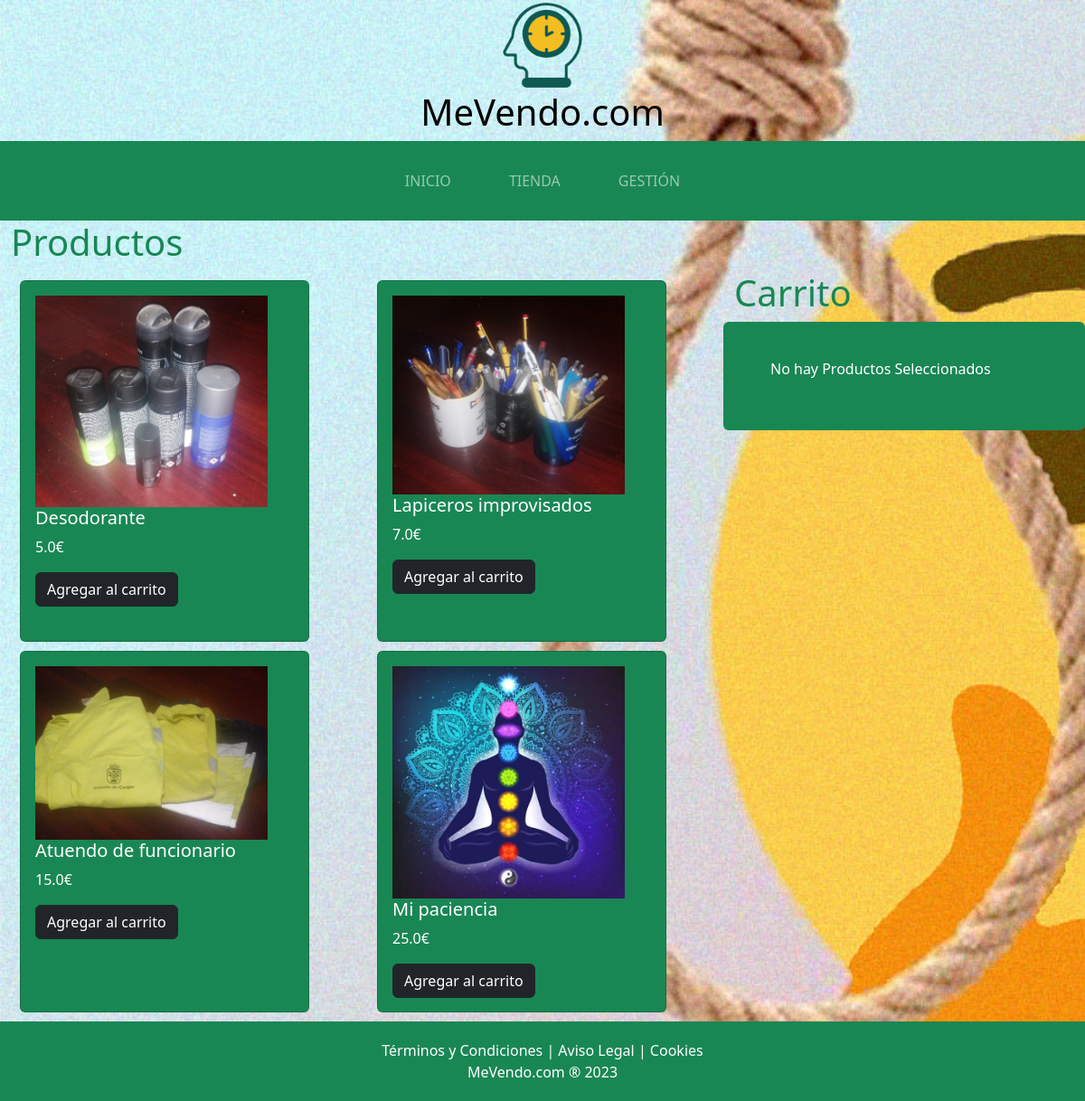
The app's page /tienda/ with its own data.
### Gestion/models.py (models this page shows, shortened)
class Producto(models.Model):
    id=models.PositiveSmallIntegerField(primary_key=True)
    nombre=models.CharField(max_length=30,blank=False)
    imagen=models.CharField(max_length=254,blank=True)
    descripcion=models.CharField(max_length=254,blank=True)
    precio=models.FloatField()

### Tienda/views.py (the view)
# urls.py: path('tienda/', include('Tienda.urls'), name="tienda"),
def tienda(request):
    productos=Producto.objects.all()
    return render(request,'tienda.html',{'productos':productos})

### Tienda/procesador_contexto.py (called while the page is built)
def total_carrito(request):
    total = 0
    if 'carrito' in request.session.keys():
        for key, value in request.session['carrito'].items():
            total += int(value['subtotal'])
    return {'total_carrito': total}

### Tienda/templates/tienda.html (shortened to what this page needs)
{% extends "base.html" %}
{% load static %}
    {% block content %}
    <div class="container-fluid tienda">
        <div class="row">
            <div class="col-12 align-self-center text-success">
                <h1>Productos</h1>
            </div>
        </div>
        <div class="row">
            <div class="col-8">
                <div class="row" style="padding: 5px 5px;">
                    <div class="col-12">
                        <div class="row">
                            {% for p in productos %}
                            <div class="col-6">
                                <div class="card bg-success text-white" style="height: 25rem; width: 20rem; margin: 5px;">
                                    <div class="card-body">
                                        <img src="{% static 'images/' %}{{p.imagen}}" class="w3-round" style="width:90%" alt="">
                                        <h5 class="card-title">{{p.nombre}}</h5>
                                        <p class="card-text">{{p.precio}}€</p>
                                        <div class="add-button">
                                            <a href="agregar/{{p.id}}" class="btn btn-dark">Agregar al carrito</a>
                                        </div>
                                    </div>
                                </div>
                            </div>
                            {% endfor %}
                        </div>
                    </div>
                </div>
            </div>
            <div class="col-4">
                <div class="row">
                    <div class="col-12 align-self-center text-success">
                        <h1>Carrito</h1>
                    </div>
                    {% include "carrito.html" %}
                </div>
            </div>
        </div>
    </div>
    {% endblock content %}

### Tienda/templates/base.html (shortened to what this page needs)
<!DOCTYPE html>
<html lang="es">
<head>
    {% load static %}
    <link href="https://cdn.jsdelivr.net/npm/bootstrap@5.3.1/dist/css/bootstrap.min.css" rel="stylesheet">
</head>
<body>
     <div class="navbar-brand">
        <div class="col text-center">
                <img src="{% static 'images/logo.png' %}" alt="Logo de MeVendo.com" width="100" height="100">
                <span class="d-block text-black h1">MeVendo.com</span>
        </div>
     </div>
    <nav class="navbar navbar-expand-lg navbar-dark bg-success py-lg-4" id="mainNav">
      <div class="container">
        <div class="collapse navbar-collapse" id="navbarResponsive">
          <ul class="navbar-nav mx-auto">
            <li class="nav-item {% if request.path == '/' %}active{% endif %} px-lg-4">
              <a class="nav-link text-uppercase text-expanded" href="{% url 'inicio' %}">Inicio</a>
            </li>
            <li class="nav-item {% if request.path == '/tienda' %}active{% endif %} px-lg-4">
              <a class="nav-link text-uppercase text-expanded" href="{% url 'tienda' %}">Tienda</a>
            </li>
            <li class="nav-item {% if request.path == '/gestion' %}active{% endif %} px-lg-4">
              <a class="nav-link text-uppercase text-expanded" href="{% url 'gestion' %}">Gestión</a>
            </li>
          </ul>
        </div>
      </div>
    </nav>
    {% block content %}
    {% endblock %}
    <footer class="bg-success text-white" style="padding: 20px; text-align: center;">
        <div class="container">
            <div class="row">
                <div class="col">
                    <a href="#" style="color: #fff; text-decoration: none;">Términos y Condiciones</a> |
                    <a href="#" style="color: #fff; text-decoration: none;">Aviso Legal</a> |
                    <a href="#" style="color: #fff; text-decoration: none;">Cookies</a>
                </div>
            </div>
            <div class="row">
                <div class="col">
                    MeVendo.com &reg; 2023
                </div>
            </div>
        </div>
    </footer>
</body>
</html>

### Tienda/templates/carrito.html
<aside class="cart bg-success rounded">
    <div class="cart-body p-4">
        {% if request.session.carrito.items %}
        <div class="bg-success cart-bg rounded p-3">
            <div class="cart-header row">
                <div class="col text-white">Producto</div>
                <div class="col text-white">Precio</div>
                <div class="col text-white">Cantidad</div>
                <div class="col text-white">Subtotal</div>
                <div class="col"></div>
            </div>
            {% for key,value in request.session.carrito.items %}
            <article class="product-item">
                <div class="product-description row">
                    <div class="col">
                        <span class="product-title text-white">{{value.nombre}}</span>
                    </div>
                    <div class="col text-white">
                        <div class="price">{{value.precio}}€</div>
                    </div>
                    <div class="col text-white">
                        <div class="qty">{{value.cantidad}}</div>
                    </div>
                    <div class="col text-white">
                        <div>{{value.subtotal}} €</div>
                    </div>
                    <div class="col">
                        <a href="{% url 'Agregar' key %}" class="btn badge btn-dark">+</a>
                        <a href="{% url 'Sacar' key %}" class="btn badge btn-dark">-</a>
                    </div>
                </div>
            </article>
            {% endfor %}
            <p><a class="clear text-white" href="{% url 'Limpiar'%}" class="">Limpiar</a></p>
            <div id="total" class="total text-white">Total a pagar: {{total_carrito}} €</div>
            <a href="#" class="btn btn-success btn-block mt-3 rounded">Realizar pedido</a>
        </div>
        {% else %}
        <div class="no-products bg-success rounded p-3">
            <p class="text-white">No hay Productos Seleccionados</p>
        </div>
        {% endif %}
    </div>
</aside>

### records on screen
Producto: imagen (picture), nombre "Desodorante", precio "5.0"
Producto: imagen (picture), nombre "Lapiceros improvisados", precio "7.0"
Producto: imagen (picture), nombre "Atuendo de funcionario", precio "15.0"
Producto: imagen (picture), nombre "Mi paciencia", precio "25.0"
